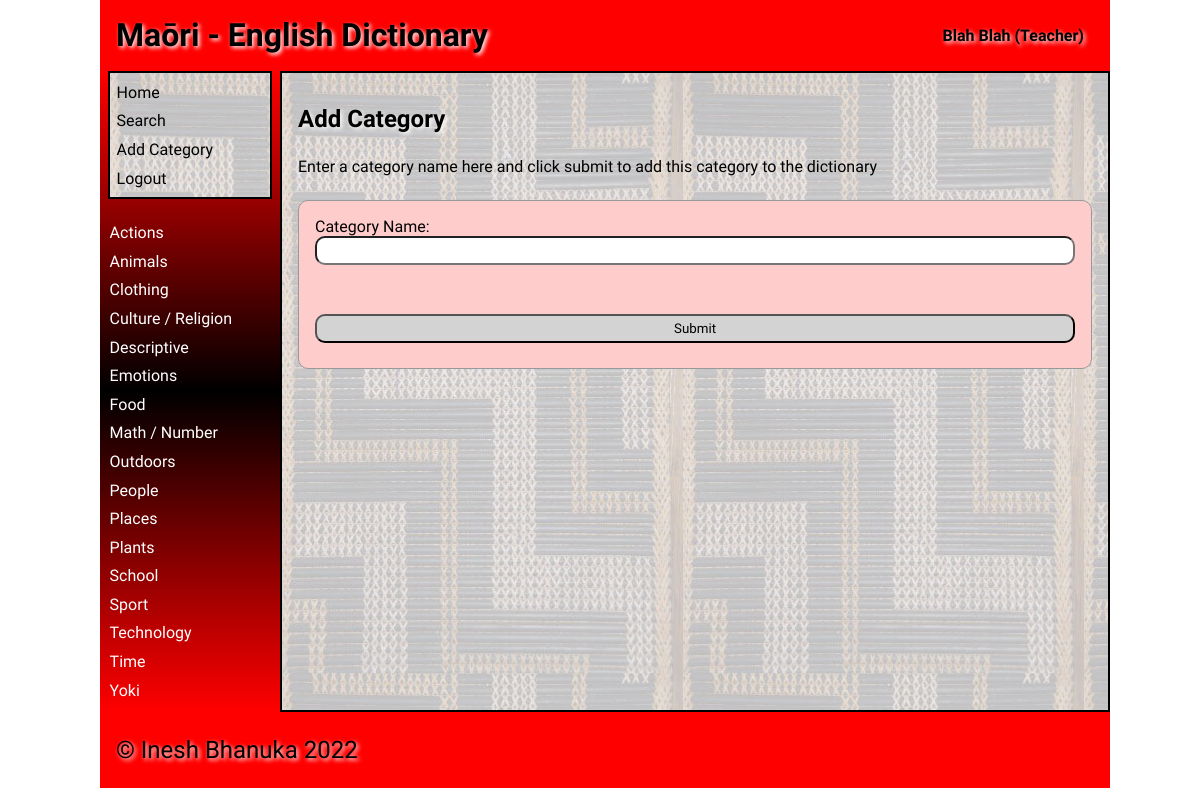
Screenshot of /add_category (signed in) with the database file from the repository.
### tables this page shows
CREATE TABLE "category"
(
    id            integer
        primary key autoincrement,
    category_name varchar(30) not null
);

### app.py (the view)
@app.route('/add_category', methods=["POST", "GET"])
def render_add_category():
    if not is_logged_in() or not allow_edit():
        return redirect('/')
    if request.method == "POST":
        is_valid, return_url = validate_add_category(request.form)
        if not is_valid:
            return redirect(return_url)
        return redirect('/add_category')
    error = request.args.get('error')
    return render_template('add_category.html',
                           logged_in=is_logged_in(),
                           category_list=get_categories(),
                           allow_edit=allow_edit(),
                           error=error,
                           current_user=get_user())

### data_access.py (called while the page is built)
def execute_query(query, args=None):
    connection = get_connection(DATABASE)
    cursor = connection.cursor()
    try:
        if args is None:
            cursor.execute(query)
        else:
            cursor.execute(query, args)
        query_results = cursor.fetchall()
    except sqlite3.Error as e:
        return e
    finally:
        if connection is not None:
            connection.close()
    return query_results

def get_connection(db_file):
    try:
        connection = sqlite3.connect(db_file)
        connection.execute('pragma foreign_keys=ON')
        return connection
    except Error as e:
        print(e)
    return None

def get_allow_edit(email):
    query = """SELECT allow_edit
               FROM user_type
               WHERE id = (SELECT user_type_id FROM user_details WHERE email = ?)"""
    query_results = execute_query(query, [email])
    if issubclass(type(query_results), Error) or len(query_results) == 0:
        return None
    return query_results[0][0]

def get_category_list():
    category_list = execute_query("SELECT * FROM category ORDER BY category_name")
    if issubclass(type(category_list), Error):
        return []
    return category_list

### services.py (called while the page is built)
def is_logged_in():
    if session.get('email') is None:
        return False
    else:
        return True

def allow_edit():
    if not is_logged_in():
        return False
    email = session.get('email')
    allow = get_allow_edit(email)
    if allow is None:
        return False
    return allow

def get_categories():
    return get_category_list()

def get_user():
    first_name = session.get('first_name')
    if first_name is None:
        user_details = ""
    else:
        last_name = session.get('last_name')
        user_type = session.get('user_type').title()
        user_details = f"{first_name} {last_name} ({user_type})"
    return user_details

### templates/add_category.html (shortened to what this page needs)
{%  extends 'base.html' %}
{% block main %}
    <h2>Add Category</h2>
    <p>Enter a category name here and click submit to add this category to the dictionary</p>
        <form class="dataForm" method="post">
            <div class="form-label">Category Name:</div>
            <div class="form-element"><input type="text" name = "category_name" required></div>
            <div class="form-group"></div>
                <div class="error">
                </div>
                <div id = "category-submit" class="form-element"><input style="background-color: lightgray;" type="submit" name = "submit" id = "submit" maxlength="30"></div>
            <div class="form-group"></div>
        </form>
{% endblock %}

### templates/base.html (shortened to what this page needs)
<!doctype html>
<html lang="en">
<head>
	<link href="{{ url_for('static', filename='css/style.css') }}" rel="stylesheet">
</head>
<body>
	<div id="container">
		<header>
			<span class="heading">Maōri - English Dictionary</span>
            <span class="right">{{ current_user }}</span>
		</header>
		<nav style="padding-top: 0">
			<ul>
                <div class="main-links">
                    <li><a href="/" style="color: black;">Home</a></li>
                    <li><a href="/search/~" style="color: black;">Search</a></li>
                    {% if logged_in %}
                        {% if allow_edit %}
                            <li><a href="/add_category" style="color: black;">Add Category</a></li>
                        {% endif %}
                        <li><a href="/logout" style="color: black;">Logout</a></li>
                    {% else %}
                        <li><a href="/login" style="color: black;">login</a></li>
                    {% endif %}
                </div>
                <br>
                {% for category in category_list %}
                    <li><a href="/category/{{ category[0] }}">{{ category[1] }}</a></li>
                {% endfor %}
			</ul>
		</nav>
		<main style="border: solid black 2px">
            {% block main %}{% endblock %}
        </main>
		<footer>
			<p>
				&copy; Inesh Bhanuka 2022
			</p>
		</footer>
	</div>
</body>
</html>

### static/css/style.css (style rules this page uses)
* { font-family: Comfortaa, sans-serif; margin: 0; padding: 0; box-sizing: border-box; }
.form-group { padding-top: 3rem; }
.main-links { background-image: url('../images/poutama.jpg'); padding: 5px; color: black !important; border: solid black 2px; }
.form-label { width: 30%; }
#category-submit { padding-top: 10px; }
.form-element { width: 70%; float: left; }
#container { display: grid; grid-template-columns: 75px auto; grid-template-areas: 'nav header' 'main main' 'footer footer'; }
header { grid-area: header; background-color: #f00; padding: 1rem; }
nav { grid-area: nav; }
main { grid-area: main; padding: 1rem; background-color: #edd; }
h1, h2, h3, h4 { padding: 1rem 0; font-family: 'Suez One', serif; color: #000; text-shadow: 2px 2px 4px #fff; }
p { padding: 0.5rem 0; }
a { color: #222; }
.dataForm { margin: 1rem 0; border: 1px solid #999; padding: 1rem; background-color: #fcc; border-radius: 10px; }
.dataForm input, textarea { width: 760px; border-radius: 10px; padding: 0.3rem; margin-bottom: 10px; }
#category-submit, #signup-submit, #login-submit, #word-submit, #signup-reset, #search-submit { width: 760px; }
.error { color: #f00; height: 20px; }
footer { grid-area: footer; padding: 1rem; background-color: #f00; }
footer p { color: #000; text-shadow: 2px 2px 4px #fff; font-size: 1.5rem; }
.right { float: right; padding: 10px; font-weight: bold; font-family: 'Suez One', serif; text-shadow: 2px 2px 4px #fff; }
.heading { font-size: 2em; margin-block-start: 0.67em; margin-block-end: 0.67em; margin-inline-start: 0; margin-inline-end: 0; font-weight: bold; padding: 1rem 0; font-family: 'Suez One', serif; color: #000; text-shadow: 2px 2px 4px #fff; }
@media only screen and (min-width: 768px) { #container { grid-template-columns: 180px auto; grid-template-areas: 'header header' 'nav main' 'footer footer'; } }
@media only screen and (min-width: 768px) { nav { background: linear-gradient(180deg, rgba(255,0,0,1) 0%, rgba(0, 0, 0, 1) 50%, rgba(255,0,0,1) 100%); padding: 0.5rem; } }
@media only screen and (min-width: 768px) { nav ul { list-style: none; } }
@media only screen and (min-width: 768px) { nav li { padding: 0.3rem 0 0.3rem 0.1rem; } }
@media only screen and (min-width: 768px) { nav a { color: #fff; text-decoration: none; } }
@media only screen and (min-width: 768px) { main { background-image: url('../images/poutama.jpg'); } }
@media only screen and (min-width: 1000px) { #container { width: 1000px; margin: auto; } }

### rows the page displays
category: category_name "Actions"
category: category_name "Animals"
category: category_name "Clothing"
category: category_name "Culture / Religion"
category: category_name "Descriptive"
category: category_name "Emotions"
category: category_name "Food"
category: category_name "Math / Number"
category: category_name "Outdoors"
category: category_name "People"
category: category_name "Places"
category: category_name "Plants"
category: category_name "School"
category: category_name "Sport"
category: category_name "Technology"
category: category_name "Time"
category: category_name "Yoki"

### other values shown
{{ current_user }} "Blah Blah (Teacher)"
